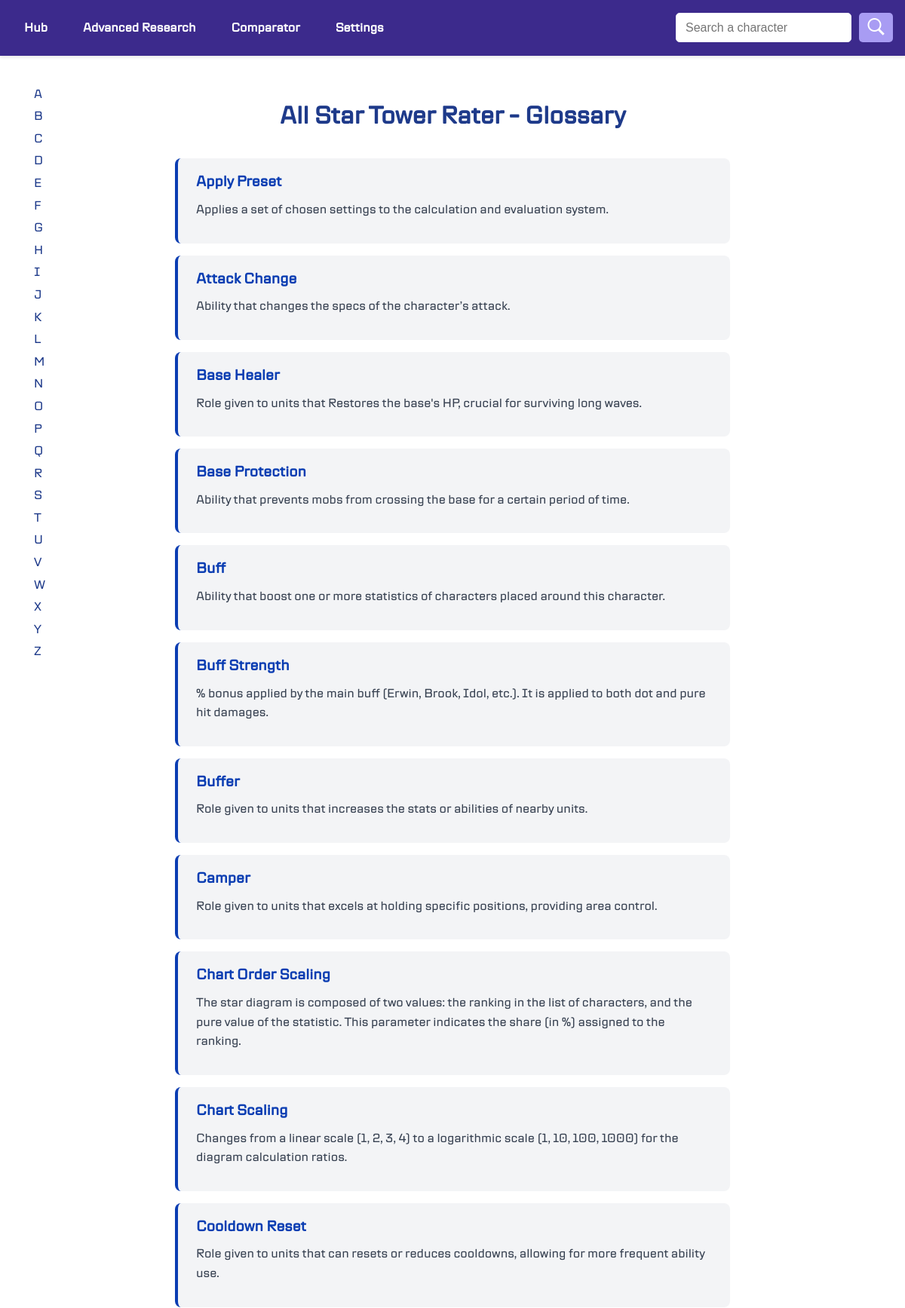
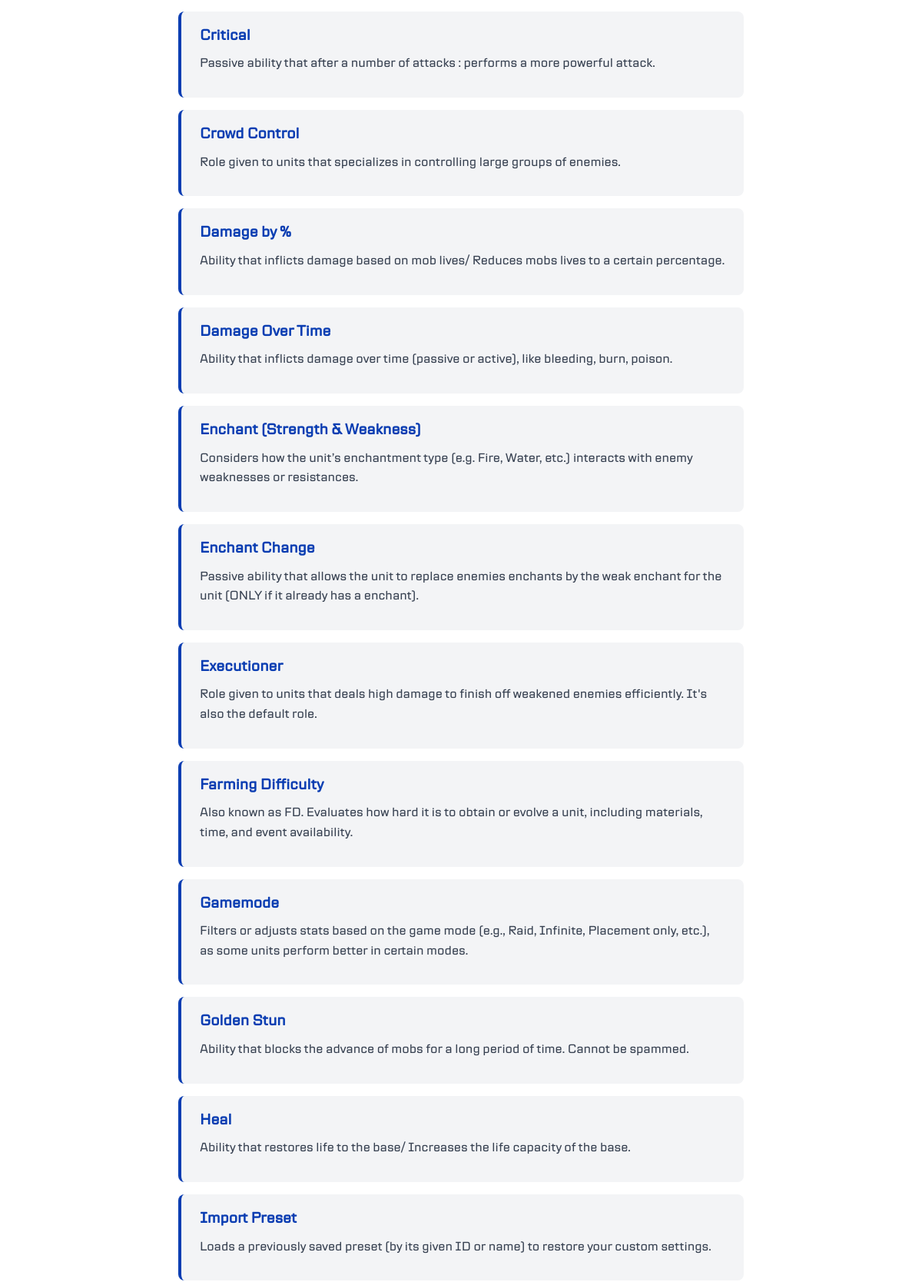
The app's page /php_main/vocab.php (upper part) with its own data (2 pictures, top to bottom).
### tables this page shows
CREATE TABLE `glossary` (
  `glossary_id` int(2) NOT NULL,
  `glossary_name` varchar(121) DEFAULT NULL,
  `glossary_explaination` varchar(186) DEFAULT NULL
);

### php_main/vocab.php (the view, shortened to what this page needs)
<!DOCTYPE html>
<html lang="en">
<head>
    <link href="/All_Star_Tower_Rater/assets/css/style_general.css" rel="stylesheet" />
</head>
<body>
<?php include __DIR__ . "/../php_sup/header.php"?>
    <main>
    <h1>All Star Tower Rater - Glossary</h1>
      <aside>
      <ul>
  <li><a class="visually-hidden-focusable" href="#contenu">See all referencies.</a></li>
  <li><a href="#A">A</a></li>
  <li><a href="#B">B</a></li>
  <li><a href="#C">C</a></li>
  <li><a href="#D">D</a></li>
  <li><a href="#E">E</a></li>
  <li><a href="#F">F</a></li>
  <li><a href="#G">G</a></li>
  <li><a href="#H">H</a></li>
  <li><a href="#I">I</a></li>
  <li><a href="#J">J</a></li>
  <li><a href="#K">K</a></li>
  <li><a href="#L">L</a></li>
  <li><a href="#M">M</a></li>
  <li><a href="#N">N</a></li>
  <li><a href="#O">O</a></li>
  <li><a href="#P">P</a></li>
  <li><a href="#Q">Q</a></li>
  <li><a href="#R">R</a></li>
  <li><a href="#S">S</a></li>
  <li><a href="#T">T</a></li>
  <li><a href="#U">U</a></li>
  <li><a href="#V">V</a></li>
  <li><a href="#W">W</a></li>
  <li><a href="#X">X</a></li>
  <li><a href="#Y">Y</a></li>
  <li><a href="#Z">Z</a></li>
</ul>
      </aside>
<section class="terms" id="contenu">
<?php
require_once __DIR__ . '/../php_sup/pdo.php';
$sortie = $pdo->query("SELECT * FROM glossary ORDER BY glossary_name");
$glossaryData = $sortie->fetchAll(PDO::FETCH_ASSOC);
foreach ($glossaryData as $entry) {
    $term = $entry['glossary_name'];
    $definition = $entry['glossary_explaination'];
    echo "<div class=\"term\">\n";
    echo "  <h2>$term</h2>\n";
    echo "  <p>$definition</p>\n";
    echo "</div>\n";
}
?>
  </section>
</main>
</body>
</html>

### php_sup/header.php (shortened to what this page needs)
<?php
$currentPage = basename($_SERVER['PHP_SELF']);
function isSelected($pageName, $currentPage) {
    return strpos($currentPage, $pageName) !== false ? 'selected-page' : '';
}
?>
<header>
    <nav>
    <ul class="nav">
    <li class="desktop-only">
        <a class="desktop whiteLink <?= isSelected('index.php', $currentPage) ?>" href="/All_Star_Tower_Rater/assets/php_main/index.php">Hub</a>
    </li>
    <li class="desktop-only">
        <a class="desktop whiteLink <?= isSelected('engine.php', $currentPage) ?>" href="/All_Star_Tower_Rater/assets/php_main/engine.php">Advanced Research</a>
    </li>
    <li class="desktop-only">
        <a class="desktop whiteLink <?= isSelected('comparator.php', $currentPage) ?>" href="/All_Star_Tower_Rater/assets/php_main/comparator.php">Comparator</a>
    </li>
    <li class="desktop-only">
        <a class="desktop whiteLink <?= isSelected('settings.php', $currentPage) ?>" href="/All_Star_Tower_Rater/assets/php_main/settings.php">Settings</a>
    </li>
            <?php if (strpos($currentPage, 'engine.php') === false): ?>
                <li class="search-li">
                    <?php
                        include __DIR__ . '/../php_sup/search.php';
                    ?>
                </li>
            <?php endif; ?>
        </ul>
    </nav>
</header>

### php_sup/search.php (shortened to what this page needs)
<div>
<?php
$searchField = $searchField ?? 'name';
$label = $label ?? 'Search a character';
$searchValue = $_GET[$searchField] ?? '';
?>
<form method="get" class="search">
    <input  placeholder="<?= $label ?>" type="text" name="<?= $searchField ?>" id="<?= $searchField ?>" value="<?= htmlspecialchars($searchValue) ?>">
    <button type="submit"><img src="/All_Star_Tower_Rater/assets/images/white-research.png" alt="Valider la recherche de personnages."></button>
</form>
</div>

### css/style_general.css (style rules this page uses)
:root { --dark-violet: #3c2a8c; --violet: #5a41d4; --light-violet: #a89cf3; --primary-blue: #0a3db2; --dark-blue: #1e3a8a; --light-blue: #dbeafe; --white: #ffffff; --light-gray: #f3f4f6; --medium-gray: #d1d5db; --dark-gray: #1f2937; --text-gray: #374151; --black: black; --light-green: #86efac; --green: #10b981; --dark-green: #065f46; --yellow: #facc15; --dark-yellow: #92400e; --light-red:#fca5a5 ; --red: #b20a0a; --dark-red: #7f1d1d; }
*, *::after, *::before { box-sizing: border-box; }
body { margin: 0; font-family: normal, Arial, sans-serif; }
ul { list-style-type: none; padding: 0; margin: 0; }
a { text-decoration: none; }
.whiteLink { color: var(--white); }
h1 { color: var(--dark-blue); }
header { position: sticky; top: 0; width: 100%; z-index: 9999; background-color: var(--dark-violet); padding: 1rem; box-shadow: 0 2px 4px rgba(0, 0, 0, 0.1); }
.nav { display: flex; flex-wrap: wrap; flex: 1; align-items: center; gap: 15px; list-style: none; padding: 0; margin: 0; }
.nav a:not(.search-link, .clear-the-selection) { font-weight: bold; padding: 0.5rem 1rem; border-radius: 0.5rem; transition: background-color 0.3s; }
.nav a:not(.search-link, .clear-the-selection):hover { background-color: var(--violet); }
.search-li { flex-grow: 1; display: flex; justify-content: flex-end; }
@media (min-width: 855px) { .desktop { display: inline-block; } }
.search { flex: 1; max-width: 300px; display: flex; gap: 10px; }
.search img { width: 25px; }
.search input[type="text"] { padding: 8px 12px; border: 1px solid var(--light-gray); border-radius: 5px; font-size: 16px; }
.search button[type="submit"] { padding: 5px 10px; background-color: var(--light-violet); color: var(--white); border: none; border-radius: 5px; font-size: 16px; cursor: pointer; transition: background-color 0.3s ease; }

### php_main/vocab.php (style rules this page uses)
body { background-color:var(--white); line-height: 1.6; }
main { flex-wrap: wrap; margin:auto; padding:2rem; max-width:800px; color:var(--text-gray); display:flex; }
aside { position:fixed; left: 40px; }
aside li { padding:2px 5px 2px 5px; }
aside a, aside a:visited { color:var(--dark-blue); }
h1 { width: 100%; text-align: center; color:var(--dark-blue); margin-bottom: 2rem; }
.term { background:var(--light-gray); border-left: 4px solid var(--primary-blue); padding: 1rem 1.5rem; margin-bottom: 1rem; border-radius: 8px; }
.term h2 { margin: 0; font-size: 1.2rem; color: var(--primary-blue); }
.term p { margin-top: 0.5rem; }

### records on screen
glossary: glossary_name "Apply Preset", glossary_explaination "Applies a set of chosen settings to the calculation and evaluation system."
glossary: glossary_name "Attack Change", glossary_explaination "Ability that changes the specs of the character’s attack."
glossary: glossary_name "Base Healer", glossary_explaination "Role given to units that Restores the base's HP, crucial for surviving long waves."
glossary: glossary_name "Base Protection", glossary_explaination "Ability that prevents mobs from crossing the base for a certain period of time."
glossary: glossary_name "Buff", glossary_explaination "Ability that boost one or more statistics of characters placed around this character."
glossary: glossary_name "Buff Strength", glossary_explaination "% bonus applied by the main buff (Erwin, Brook, Idol, etc.). It is applied to both dot and pure hit damages."
glossary: glossary_name "Buffer", glossary_explaination "Role given to units that increases the stats or abilities of nearby units."
glossary: glossary_name "Camper", glossary_explaination "Role given to units that excels at holding specific positions, providing area control."
glossary: glossary_name "Chart Order Scaling", glossary_explaination "The star diagram is composed of two values: the ranking in the list of characters, and the pure value of the statistic. This parameter indicates the share (in %) assigned to the ranking."
glossary: glossary_name "Chart Scaling", glossary_explaination "Changes from a linear scale (1, 2, 3, 4) to a logarithmic scale (1, 10, 100, 1000) for the diagram calculation ratios."
glossary: glossary_name "Cooldown Reset", glossary_explaination "Role given to units that can resets or reduces cooldowns, allowing for more frequent ability use."
glossary: glossary_name "Critical", glossary_explaination "Passive ability that after a number of attacks : performs a more powerful attack."
glossary: glossary_name "Crowd Control", glossary_explaination "Role given to units that specializes in controlling large groups of enemies."
glossary: glossary_name "Damage by %", glossary_explaination "Ability that inflicts damage based on mob lives/ Reduces mobs lives to a certain percentage."
glossary: glossary_name "Damage Over Time", glossary_explaination "Ability that inflicts damage over time (passive or active), like bleeding, burn, poison."
glossary: glossary_name "Enchant (Strength & Weakness)", glossary_explaination "Considers how the unit’s enchantment type (e.g. Fire, Water, etc.) interacts with enemy weaknesses or resistances."
glossary: glossary_name "Enchant Change", glossary_explaination "Passive ability that allows the unit to replace enemies enchants by the weak enchant for the unit (ONLY if it already has a enchant)."
glossary: glossary_name "Executioner", glossary_explaination "Role given to units that deals high damage to finish off weakened enemies efficiently. It's also the default role."
glossary: glossary_name "Farming Difficulty", glossary_explaination "Also known as FD. Evaluates how hard it is to obtain or evolve a unit, including materials, time, and event availability."
glossary: glossary_name "Gamemode", glossary_explaination "Filters or adjusts stats based on the game mode (e.g., Raid, Infinite, Placement only, etc.), as some units perform better in certain modes."
glossary: glossary_name "Golden Stun", glossary_explaination "Ability that blocks the advance of mobs for a long period of time. Cannot be spammed."
glossary: glossary_name "Heal", glossary_explaination "Ability that restores life to the base/ Increases the life capacity of the base."
glossary: glossary_name "Import Preset", glossary_explaination "Loads a previously saved preset (by its given ID or name) to restore your custom settings."
